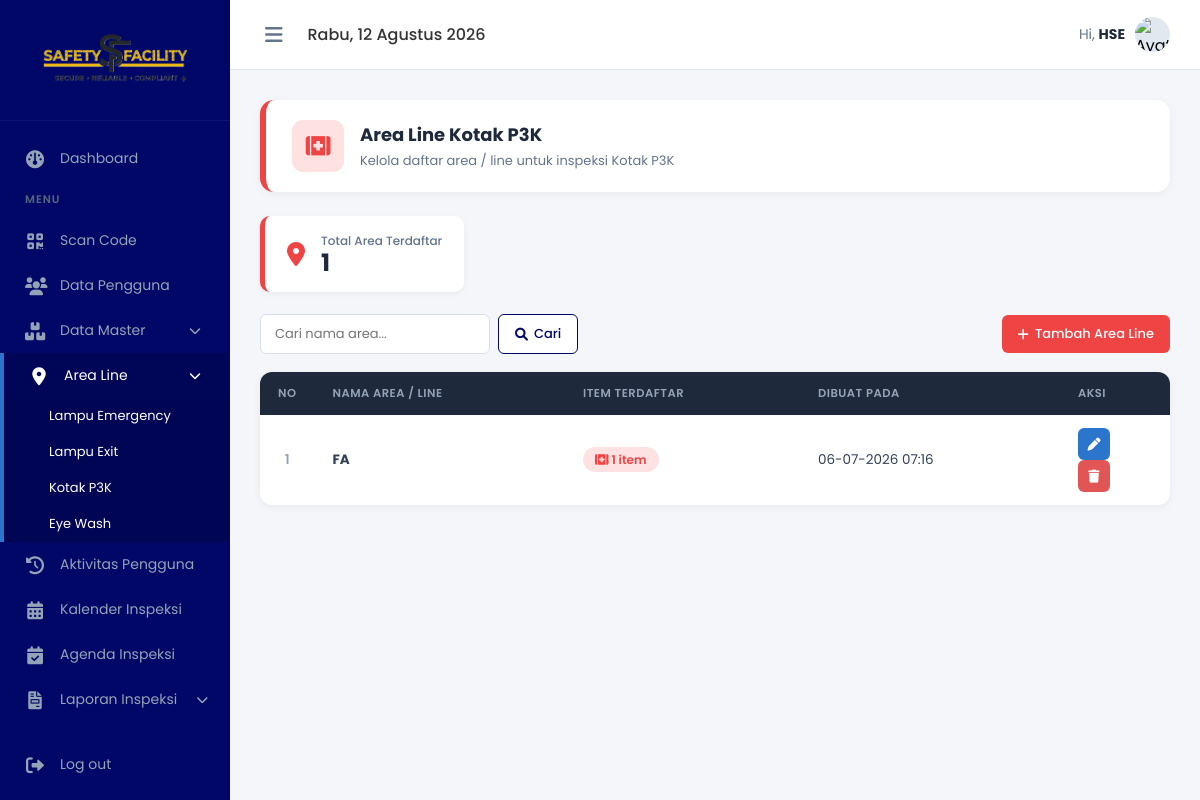
Page /admin/area_line_p3k.php (signed in) on the earlier database version.
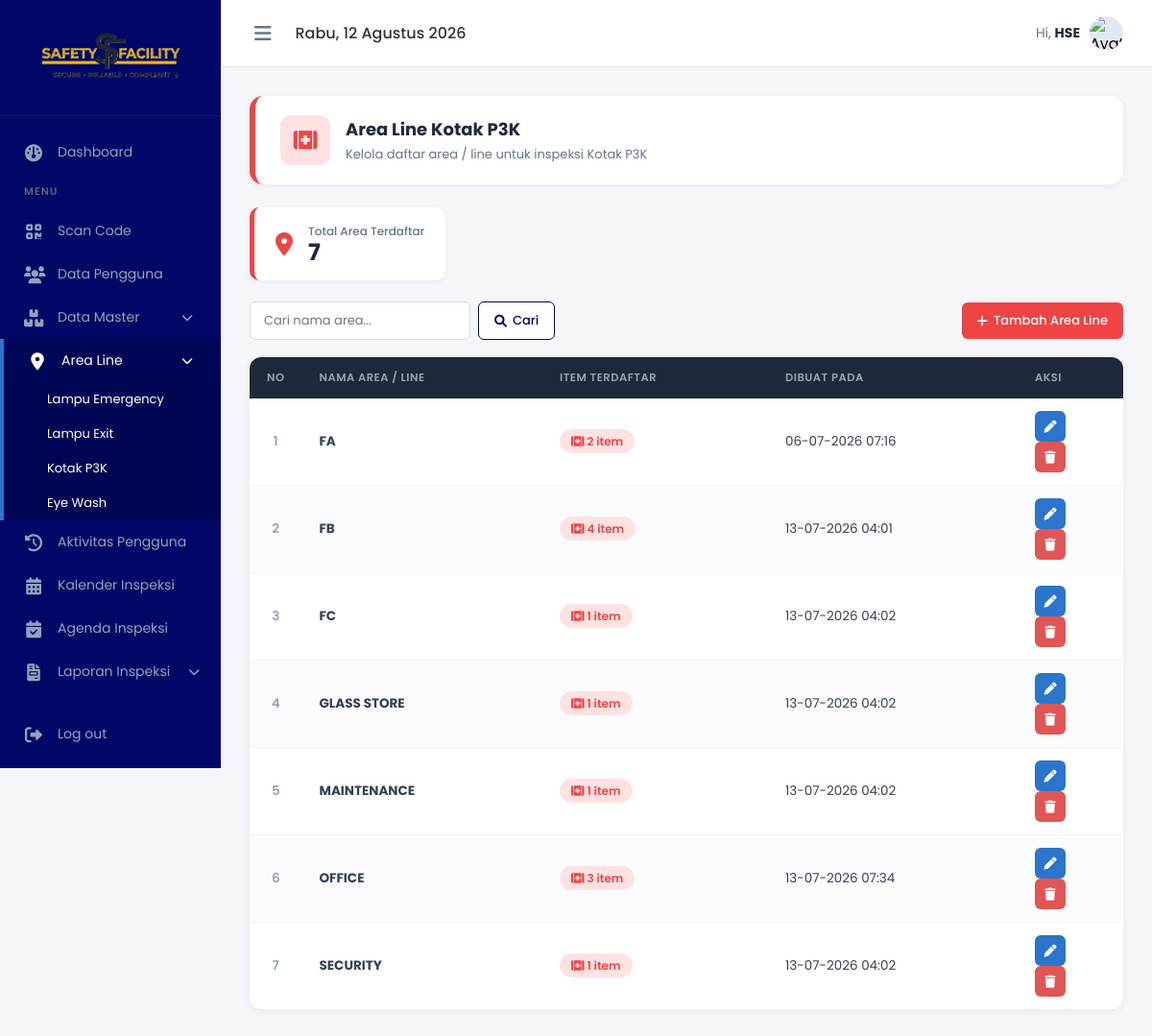
Same page on the later database version.
### tables this page shows
CREATE TABLE `area_line` (
  `id_line` int(11) NOT NULL,
  `nama_line` varchar(100) NOT NULL,
  `created_at` timestamp NOT NULL DEFAULT current_timestamp(),
  `jenis` varchar(30) NOT NULL DEFAULT 'lampu_emergency'
);

### admin/area_line_p3k.php (the view, shortened to what the changed rows need)
<?php
global $koneksi;
mysqli_query($koneksi, "ALTER TABLE area_line ADD COLUMN IF NOT EXISTS jenis VARCHAR(30) NOT NULL DEFAULT 'lampu_emergency'");
$cari = isset($_GET['cari']) ? trim($_GET['cari']) : '';
if ($cari !== '') {
    $like = "%$cari%";
    $stmt = mysqli_prepare(
        $koneksi,
        "SELECT a.*, COUNT(m.id) as total_item
         FROM area_line a
         LEFT JOIN `master_p3k` m ON m.`line_area` = a.nama_line
         WHERE a.jenis = 'p3k' AND a.nama_line LIKE ?
         GROUP BY a.id_line ORDER BY a.nama_line ASC"
    );
    mysqli_stmt_bind_param($stmt, "s", $like);
    mysqli_stmt_execute($stmt);
    $result = mysqli_stmt_get_result($stmt);
} else {
    $result = mysqli_query(
        $koneksi,
        "SELECT a.*, COUNT(m.id) as total_item
         FROM area_line a
         LEFT JOIN `master_p3k` m ON m.`line_area` = a.nama_line
         WHERE a.jenis = 'p3k'
         GROUP BY a.id_line ORDER BY a.nama_line ASC"
    );
}
$total_line = mysqli_num_rows($result);
?>
<!DOCTYPE html>
<html lang="id">
<head>
    <link rel="stylesheet" href="https://cdnjs.cloudflare.com/ajax/libs/font-awesome/6.0.0/css/all.min.css">
    <link rel="stylesheet" href="style.css">
</head>
<body>
    <main class="main-content">
        <section class="content-body">
            <div class="page-head">
                <div class="ph-info">
                    <h2>Area Line Kotak P3K</h2>
                </div>
            </div>
            <div class="stat-mini">
                <div>
                    <h3>Total Area Terdaftar</h3>
                    <p><?= $total_line; ?></p>
                </div>
            </div>
            <div class="table-card">
                <table class="area-table">
                    <thead>
                        <tr>
                            <th style="width:52px;">No</th>
                            <th>Nama Area / Line</th>
                            <th>Item Terdaftar</th>
                            <th>Dibuat Pada</th>
                            <th style="width:110px;">Aksi</th>
                        </tr>
                    </thead>
                    <tbody>
                        <?php if (mysqli_num_rows($result) > 0): ?>
                            <?php $no = 1;
                            while ($row = mysqli_fetch_assoc($result)): ?>
                                <tr>
                                    <td style="text-align:center;font-weight:600;color:#94a3b8;"><?= $no++; ?></td>
                                    <td><strong><?= htmlspecialchars($row['nama_line']); ?></strong></td>
                                    <td>
                                        <span class="badge-item">
                                            <i class="fa-solid fa-kit-medical"></i>
                                            <?= $row['total_item']; ?> item
                                        </span>
                                    </td>
                                    <td><?= date('d-m-Y H:i', strtotime($row['created_at'])); ?></td>
                                    <td class="action-icons">
                                        <a href="javascript:void(0)" class="ic-edit" title="Edit"
                                            onclick='bukaEdit(<?= json_encode(["id_line" => $row["id_line"], "nama_line" => $row["nama_line"]]); ?>)'>
                                            <i class="fa-solid fa-pen"></i>
                                        </a>
                                        <a href="area_line_p3k.php?hapus=<?= $row['id_line']; ?>" class="ic-delete" title="Hapus"
                                            onclick="return confirm('Hapus area ini? Pastikan tidak ada data yang masih menggunakannya.')">
                                            <i class="fa-solid fa-trash"></i>
                                        </a>
                                    </td>
                                </tr>
                            <?php endwhile; ?>
                        <?php endif; ?>
                    </tbody>
                </table>
            </div>
        </section>
    </main>
</body>
</html>

Differences in the rows shown:
computed for area_line "FA": total_item "1" → "2"
added area_line: nama_line "FB", total_item "4", created_at "13-07-2026 04:01"
added area_line: nama_line "FC", total_item "1", created_at "13-07-2026 04:02"
added area_line: nama_line "GLASS STORE", total_item "1", created_at "13-07-2026 04:02"
added area_line: nama_line "MAINTENANCE", total_item "1", created_at "13-07-2026 04:02"
added area_line: nama_line "OFFICE", total_item "3", created_at "13-07-2026 07:34"
added area_line: nama_line "SECURITY", total_item "1", created_at "13-07-2026 04:02"
Other differences:
$total_line: "1" → "7"
